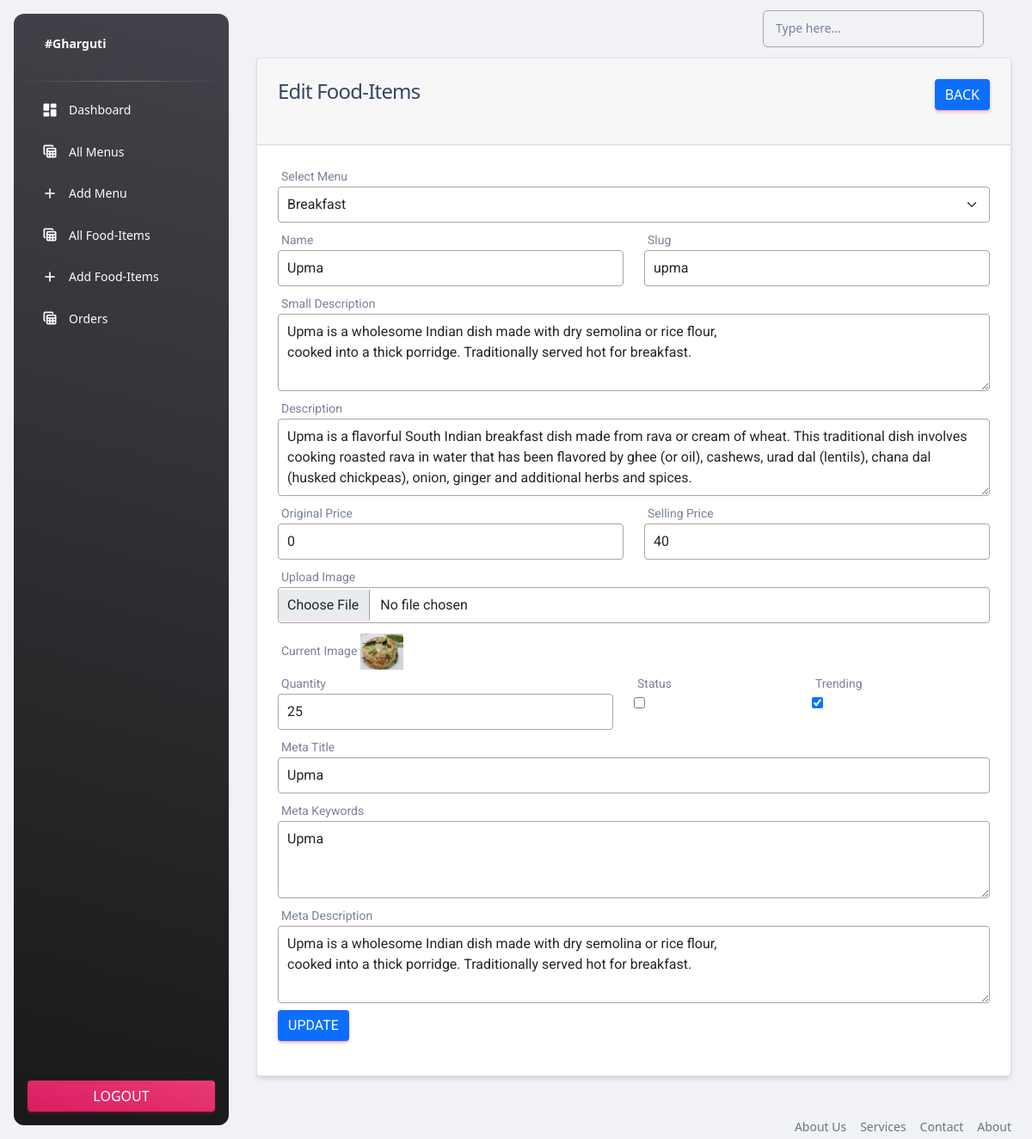
/admin/edit-product.php?id=13 (signed in), run on the app's committed database.
### tables this page shows
CREATE TABLE `products` (
  `id` int(11) NOT NULL,
  `menu_id` int(11) NOT NULL,
  `name` varchar(191) NOT NULL,
  `slug` varchar(191) NOT NULL,
  `small_description` mediumtext NOT NULL,
  `description` mediumtext NOT NULL,
  `original_price` int(11) NOT NULL,
  `selling_price` int(11) NOT NULL,
  `image` varchar(191) NOT NULL,
  `qty` int(11) NOT NULL,
  `status` tinyint(4) NOT NULL,
  `trending` tinyint(4) NOT NULL,
  `meta_title` varchar(191) NOT NULL,
  `meta_keywords` mediumtext NOT NULL,
  `meta_description` mediumtext NOT NULL,
  `created_at` timestamp NOT NULL DEFAULT current_timestamp()
);

CREATE TABLE `menu` (
  `id` int(11) NOT NULL,
  `name` varchar(191) NOT NULL,
  `slug` varchar(191) NOT NULL,
  `description` mediumtext DEFAULT NULL,
  `status` tinyint(4) NOT NULL DEFAULT 0,
  `popular` tinyint(4) NOT NULL DEFAULT 0,
  `image` varchar(191) NOT NULL,
  `meta_title` varchar(191) NOT NULL,
  `meta_description` mediumtext NOT NULL,
  `meta_keywords` mediumtext NOT NULL,
  `created_at` timestamp NOT NULL DEFAULT current_timestamp()
);

### functions/myfunctions.php (called while the page is built, shortened)
<?php
include('../config/dbcon.php');
function getAll($table)
{
    global $con;
    $query = "SELECT * FROM $table";
    return $query_run = mysqli_query($con, $query);
}
function getByID($table, $id)
{
    global $con;
    $query = "SELECT * FROM $table WHERE id='$id' ";
    return $query_run = mysqli_query($con, $query);
}
?>

### admin/edit-product.php (the view, shortened to what this page needs)
<?php
include('includes/header.php');
?>
<div class="container">
    <div class="row">
        <div class="col-md-12">
            <?php
                if(isset($_GET['id']))
                {
                    $id = $_GET['id'];
                    $products = getByID("products", $id);
                    if(mysqli_num_rows($products) > 0)
                    {
                        $data = mysqli_fetch_array($products);
                        ?>
                            <div class="card">
                                <div class="card-header">
                                    <h4>Edit Food-Items
                                        <a href="products.php" class="btn btn-primary float-end">Back</a>
                                    </h4>
                                </div>
                                <div class="card-body">
                                    <form action="code.php" method="POST" enctype="multipart/form-data">
                                        <div class="row">
                                            <div class="col-md-12">
                                                <label class="mb-0">Select Menu</label>
                                                <select name="menu_id" class="form-select mb-2" >
                                                    <?php
                                                        $menu = getAll("menu");
                                                        if(mysqli_num_rows($menu) > 0)
                                                        {
                                                            foreach($menu as $item)
                                                            {
                                                                ?>
                                                                    <option value="<?= $item['id']; ?>" <?= $data['menu_id'] == $item['id']?'selected':'' ?> ><?= $item['name']; ?></option>
                                                                <?php
                                                            }
                                                        }
                                                        else
                                                        {
                                                            echo "No menu available";
                                                        }
                                                    ?>
                                                </select>
                                            </div>
                                            <div class="col-md-6">
                                                <label class="mb-0">Name</label>
                                                <input type="text" required name="name" value="<?= $data['name']; ?>" placeholder="Enter Category Name" class="form-control mb-2">
                                            </div>
                                            <div class="col-md-6">
                                                <label class="mb-0">Slug</label>
                                                <input type="text" required name="slug" value="<?= $data['slug']; ?>" placeholder="Enter slug" class="form-control mb-2">
                                            </div>
                                            <div class="col-md-12">
                                                <label class="mb-0">Small Description</label>
                                                <textarea rows="3" required name="small_description" placeholder="Enter small description" class="form-control mb-2"><?= $data['small_description']; ?></textarea>
                                            </div>
                                            <div class="col-md-12">
                                                <label class="mb-0">Description</label>
                                                <textarea rows="3" required name="description" placeholder="Enter description" class="form-control mb-2"><?= $data['description']; ?></textarea>
                                            </div>
                                            <div class="col-md-6">
                                                <label class="mb-0">Original Price</label>
                                                <input type="text" name="original_price" value="<?= $data['original_price']; ?>" placeholder="Enter Original Price" class="form-control mb-2">
                                            </div>
                                            <div class="col-md-6">
                                                <label class="mb-0">Selling Price</label>
                                                <input type="text" required name="selling_price" value="<?= $data['selling_price']; ?>" placeholder="Enter Selling Price" class="form-control mb-2">
                                            </div>
                                            <div class="col-md-12">
                                                <label class="mb-0">Upload Image</label>
                                                <input type="file" name="image" class="form-control mb-2">
                                                <label class="mb-0">Current Image</label>
                                                <img src="../uploads/<?= $data['image']; ?>" alt="Food-Item Image" height="50px" width="50px">
                                            </div>
                                            <div class="row">
                                                <div class="col-md-6">
                                                    <label class="mb-0">Quantity</label>
                                                    <input type="number" required name="qty" value="<?= $data['qty']; ?>" placeholder="Enter Quantity" class="form-control mb-2">
                                                </div>
                                                <div class="col-md-3">
                                                    <label class="mb-0">Status</label> <br>
                                                    <input type="checkbox" name="status" <?= $data['status'] == '0'?'':'checked' ?>>
                                                </div>
                                                <div class="col-md-3">
                                                    <label class="mb-0">Trending</label> <br>
                                                    <input type="checkbox" name="trending" <?= $data['trending'] == '0'?'':'checked' ?>>
                                                </div>
                                            </div>
                                            <div class="col-md-12">
                                                <label class="mb-0">Meta Title</label>
                                                <input type="text" required name="meta_title" value="<?= $data['meta_title']; ?>" placeholder="Enter meta title" class="form-control mb-2">
                                            </div>
                                            <div class="col-md-12">
                                                <label class="mb-0">Meta Keywords</label>
                                                <textarea rows="3" required name="meta_keywords" placeholder="Enter meta keywords" class="form-control mb-2"><?= $data['meta_keywords']; ?></textarea>
                                            </div>
                                            <div class="col-md-12">
                                                <label class="mb-0">Meta Description</label>
                                                <textarea rows="3" required name="meta_description" placeholder="Enter meta description" class="form-control mb-2"><?= $data['meta_description']; ?></textarea>
                                            </div>
                                            <div class="col-md-12">
                                                <button type="submit" class="btn btn-primary" name="update_product_btn">Update</button>
                                            </div>
                                        </div>
                                    </form>
                                </div>
                            </div>
                        <?php
                    }
                    else
                    {
                        echo "Food-Item not found for given id";
                    }
                }
                else
                {
                    echo "Id missing from url";
                }
            ?>
        </div>
    </div>
</div>
<?php include('includes/footer.php'); ?>

### admin/includes/header.php (style rules this page uses)
.form-control { border: 1px solid #b3a1a1 !important; padding: 8px 10px; }
.form-select { border: 1px solid #b3a1a1 !important; padding: 8px 10px; }

### data on the page
products: menu_id "Breakfast", name "Upma", slug "upma", small_description "Upma is a wholesome Indian dish made with dry semolina or rice flour, cooked into a thick porridge. Traditionally served hot for breakfast.", description "Upma is a flavorful South Indian breakfast dish made from rava or cream of wheat. This traditional dish involves cooking roasted rava in water that has been flavored by ghee (or oil), cashews, urad dal (lentils), chana dal (husked chickpeas), onion, ginger and additional herbs and spices.", original_price "0", selling_price "40", image (picture), qty "25", trending "☑", meta_title "Upma", meta_keywords "Upma", meta_description "Upma is a wholesome Indian dish made with dry semolina or rice flour, cooked into a thick porridge. Traditionally served hot for breakfast."
